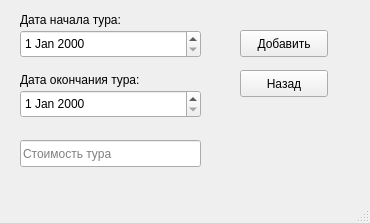
<?xml version="1.0" encoding="UTF-8"?>
<ui version="4.0">
 <class>PriceListsForm</class>
 <widget class="QMainWindow" name="PriceListsForm">
  <property name="geometry">
   <rect>
    <x>0</x>
    <y>0</y>
    <width>370</width>
    <height>223</height>
   </rect>
  </property>
  <property name="windowTitle">
   <string>Прайс листы</string>
  </property>
  <widget class="QWidget" name="centralwidget">
   <widget class="QDateEdit" name="startDate">
    <property name="geometry">
     <rect>
      <x>20</x>
      <y>30</y>
      <width>181</width>
      <height>28</height>
     </rect>
    </property>
   </widget>
   <widget class="QLabel" name="label_2">
    <property name="geometry">
     <rect>
      <x>20</x>
      <y>10</y>
      <width>131</width>
      <height>19</height>
     </rect>
    </property>
    <property name="text">
     <string>Дата начала тура:</string>
    </property>
   </widget>
   <widget class="QDateEdit" name="endDate">
    <property name="geometry">
     <rect>
      <x>20</x>
      <y>90</y>
      <width>181</width>
      <height>28</height>
     </rect>
    </property>
   </widget>
   <widget class="QLabel" name="label_3">
    <property name="geometry">
     <rect>
      <x>20</x>
      <y>70</y>
      <width>151</width>
      <height>19</height>
     </rect>
    </property>
    <property name="text">
     <string>Дата окончания тура:</string>
    </property>
   </widget>
   <widget class="QLineEdit" name="tourPriceLe">
    <property name="geometry">
     <rect>
      <x>20</x>
      <y>140</y>
      <width>181</width>
      <height>27</height>
     </rect>
    </property>
    <property name="placeholderText">
     <string>Стоимость тура</string>
    </property>
   </widget>
   <widget class="QPushButton" name="addPriceListBut">
    <property name="geometry">
     <rect>
      <x>240</x>
      <y>30</y>
      <width>88</width>
      <height>27</height>
     </rect>
    </property>
    <property name="text">
     <string>Добавить</string>
    </property>
   </widget>
   <widget class="QPushButton" name="backBut">
    <property name="geometry">
     <rect>
      <x>240</x>
      <y>70</y>
      <width>88</width>
      <height>27</height>
     </rect>
    </property>
    <property name="text">
     <string>Назад</string>
    </property>
   </widget>
  </widget>
  <widget class="QMenuBar" name="menubar">
   <property name="geometry">
    <rect>
     <x>0</x>
     <y>0</y>
     <width>370</width>
     <height>24</height>
    </rect>
   </property>
  </widget>
  <widget class="QStatusBar" name="statusbar"/>
 </widget>
 <resources/>
 <connections/>
</ui>
